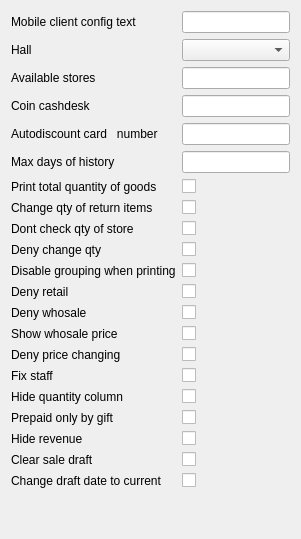
         <widget class="QWidget" name="tab_6">
          <attribute name="title">
           <string>Shop</string>
          </attribute>
          <layout class="QGridLayout" name="gridLayout_6">
           <item row="16" column="1">
            <widget class="C5CheckBox" name="chHideShopQuantity">
             <property name="text">
              <string/>
             </property>
             <property name="Tag" stdset="0">
              <number>89</number>
             </property>
            </widget>
           </item>
           <item row="9" column="1">
            <widget class="C5CheckBox" name="chDenyQtychange">
             <property name="text">
              <string/>
             </property>
             <property name="Tag" stdset="0">
              <number>81</number>
             </property>
            </widget>
           </item>
           <item row="13" column="0">
            <widget class="QLabel" name="label_119">
             <property name="text">
              <string>Show whosale price</string>
             </property>
            </widget>
           </item>
           <item row="12" column="0">
            <widget class="QLabel" name="label_50">
             <property name="text">
              <string>Deny whosale</string>
             </property>
            </widget>
           </item>
           <item row="0" column="0">
            <widget class="QLabel" name="label_84">
             <property name="text">
              <string>Mobile client config text</string>
             </property>
            </widget>
           </item>
           <item row="1" column="1">
            <widget class="C5ComboBox" name="cbShopHall"/>
           </item>
           <item row="8" column="1">
            <widget class="C5CheckBox" name="chDontCheckStoreQty">
             <property name="text">
              <string/>
             </property>
             <property name="Tag" stdset="0">
              <number>86</number>
             </property>
            </widget>
           </item>
           <item row="1" column="0">
            <widget class="QLabel" name="label_129">
             <property name="text">
              <string>Hall</string>
             </property>
            </widget>
           </item>
           <item row="17" column="0">
            <widget class="QLabel" name="label_86">
             <property name="text">
              <string>Prepaid only by gift</string>
             </property>
            </widget>
           </item>
           <item row="9" column="0">
            <widget class="QLabel" name="label_77">
             <property name="text">
              <string>Deny change qty</string>
             </property>
            </widget>
           </item>
           <item row="16" column="0">
            <widget class="QLabel" name="label_85">
             <property name="text">
              <string>Hide quantity column</string>
             </property>
            </widget>
           </item>
           <item row="17" column="1">
            <widget class="C5CheckBox" name="chPrepaidOnlyByGift">
             <property name="text">
              <string/>
             </property>
             <property name="Tag" stdset="0">
              <number>89</number>
             </property>
            </widget>
           </item>
           <item row="15" column="1">
            <widget class="C5CheckBox" name="chFixShopStaff">
             <property name="text">
              <string/>
             </property>
             <property name="Tag" stdset="0">
              <number>50</number>
             </property>
            </widget>
           </item>
           <item row="19" column="0">
            <widget class="QLabel" name="label_121">
             <property name="text">
              <string>Clear sale draft</string>
             </property>
            </widget>
           </item>
           <item row="2" column="0">
            <widget class="QLabel" name="label_105">
             <property name="text">
              <string>Available stores</string>
             </property>
            </widget>
           </item>
           <item row="8" column="0">
            <widget class="QLabel" name="label_82">
             <property name="text">
              <string>Dont check qty of store</string>
             </property>
            </widget>
           </item>
           <item row="14" column="1">
            <widget class="C5CheckBox" name="chDenyPriceChange">
             <property name="text">
              <string/>
             </property>
             <property name="Tag" stdset="0">
              <number>49</number>
             </property>
            </widget>
           </item>
           <item row="6" column="1">
            <widget class="C5CheckBox" name="chPrintTotyalQntOfGoods">
             <property name="text">
              <string/>
             </property>
             <property name="Tag" stdset="0">
              <number>86</number>
             </property>
            </widget>
           </item>
           <item row="7" column="0">
            <widget class="QLabel" name="label_128">
             <property name="text">
              <string>Change qty of return items</string>
             </property>
            </widget>
           </item>
           <item row="2" column="1">
            <widget class="QLineEdit" name="leAvailableStore"/>
           </item>
           <item row="4" column="1">
            <widget class="C5LineEdit" name="leShopAutodiscountCardNumber"/>
           </item>
           <item row="12" column="1">
            <widget class="C5CheckBox" name="chDenyWhosale">
             <property name="text">
              <string/>
             </property>
             <property name="Tag" stdset="0">
              <number>48</number>
             </property>
            </widget>
           </item>
           <item row="11" column="1">
            <widget class="C5CheckBox" name="chDenyReatail">
             <property name="text">
              <string/>
             </property>
             <property name="Tag" stdset="0">
              <number>47</number>
             </property>
            </widget>
           </item>
           <item row="3" column="0">
            <widget class="QLabel" name="label_225">
             <property name="text">
              <string>Coin cashdesk</string>
             </property>
            </widget>
           </item>
           <item row="10" column="0">
            <widget class="QLabel" name="label_78">
             <property name="text">
              <string>Disable grouping when printing</string>
             </property>
            </widget>
           </item>
           <item row="13" column="1">
            <widget class="C5CheckBox" name="chShowWhosalePrice">
             <property name="text">
              <string/>
             </property>
             <property name="Tag" stdset="0">
              <number>48</number>
             </property>
            </widget>
           </item>
           <item row="19" column="1">
            <widget class="C5CheckBox" name="chClearSaveDraft">
             <property name="text">
              <string/>
             </property>
             <property name="Tag" stdset="0">
              <number>89</number>
             </property>
            </widget>
           </item>
           <item row="3" column="1">
            <widget class="C5LineEdit" name="leCoinCashdesk"/>
           </item>
           <item row="10" column="1">
            <widget class="C5CheckBox" name="chDontGroupPrint">
             <property name="text">
              <string/>
             </property>
             <property name="Tag" stdset="0">
              <number>82</number>
             </property>
            </widget>
           </item>
           <item row="20" column="1">
            <widget class="C5CheckBox" name="chChangeDraftDateToCurrent">
             <property name="text">
              <string/>
             </property>
             <property name="Tag" stdset="0">
              <number>89</number>
             </property>
            </widget>
           </item>
           <item row="6" column="0">
            <widget class="QLabel" name="label_127">
             <property name="text">
              <string>Print total quantity of goods</string>
             </property>
            </widget>
           </item>
           <item row="18" column="0">
            <widget class="QLabel" name="label_118">
             <property name="text">
              <string>Hide revenue</string>
             </property>
            </widget>
           </item>
           <item row="21" column="1">
            <spacer name="verticalSpacer_6">
             <property name="orientation">
              <enum>Qt::Orientation::Vertical</enum>
             </property>
             <property name="sizeHint" stdset="0">
              <size>
               <width>20</width>
               <height>40</height>
              </size>
             </property>
            </spacer>
           </item>
           <item row="18" column="1">
            <widget class="C5CheckBox" name="chHideRevenue">
             <property name="text">
              <string/>
             </property>
             <property name="Tag" stdset="0">
              <number>89</number>
             </property>
            </widget>
           </item>
           <item row="14" column="0">
            <widget class="QLabel" name="label_51">
             <property name="text">
              <string>Deny price changing</string>
             </property>
            </widget>
           </item>
           <item row="0" column="1">
            <widget class="C5LineEdit" name="leShopMobileClentConfig">
             <property name="minimumSize">
              <size>
               <width>0</width>
               <height>0</height>
              </size>
             </property>
             <property name="maximumSize">
              <size>
               <width>16777215</width>
               <height>16777215</height>
              </size>
             </property>
             <property name="Tag" stdset="0">
              <number>90</number>
             </property>
            </widget>
           </item>
           <item row="11" column="0">
            <widget class="QLabel" name="label_49">
             <property name="text">
              <string>Deny retail</string>
             </property>
            </widget>
           </item>
           <item row="7" column="1">
            <widget class="C5CheckBox" name="chDenyChangeQtyReturnItems">
             <property name="text">
              <string/>
             </property>
             <property name="Tag" stdset="0">
              <number>86</number>
             </property>
            </widget>
           </item>
           <item row="15" column="0">
            <widget class="QLabel" name="label_52">
             <property name="text">
              <string>Fix staff</string>
             </property>
            </widget>
           </item>
           <item row="20" column="0">
            <widget class="QLabel" name="label_126">
             <property name="text">
              <string>Change draft date to current</string>
             </property>
            </widget>
           </item>
           <item row="4" column="0">
            <widget class="QLabel" name="label_226">
             <property name="text">
              <string>Autodiscount card   number</string>
             </property>
            </widget>
           </item>
           <item row="5" column="0">
            <widget class="QLabel" name="label_227">
             <property name="text">
              <string>Max days of history</string>
             </property>
            </widget>
           </item>
           <item row="5" column="1">
            <widget class="C5LineEdit" name="leShopMaxDaysOfHistory"/>
           </item>
          </layout>
         </widget>
